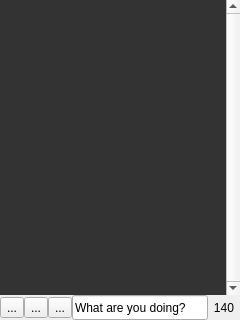
<ui version="4.0" >
 <class>MainWindow</class>
 <widget class="QWidget" name="MainWindow" >
  <property name="geometry" >
   <rect>
    <x>0</x>
    <y>0</y>
    <width>240</width>
    <height>320</height>
   </rect>
  </property>
  <property name="sizePolicy" >
   <sizepolicy vsizetype="Preferred" hsizetype="Preferred" >
    <horstretch>0</horstretch>
    <verstretch>0</verstretch>
   </sizepolicy>
  </property>
  <property name="windowTitle" >
   <string>qTwitter</string>
  </property>
  <property name="styleSheet" >
   <string notr="true" />
  </property>
  <layout class="QVBoxLayout" name="verticalLayout" >
   <property name="spacing" >
    <number>0</number>
   </property>
   <property name="margin" >
    <number>0</number>
   </property>
   <item>
    <widget class="UpdatesList" name="statusListView" >
     <property name="palette" >
      <palette>
       <active>
        <colorrole role="Base" >
         <brush brushstyle="SolidPattern" >
          <color alpha="255" >
           <red>51</red>
           <green>51</green>
           <blue>51</blue>
          </color>
         </brush>
        </colorrole>
       </active>
       <inactive>
        <colorrole role="Base" >
         <brush brushstyle="SolidPattern" >
          <color alpha="255" >
           <red>51</red>
           <green>51</green>
           <blue>51</blue>
          </color>
         </brush>
        </colorrole>
       </inactive>
       <disabled>
        <colorrole role="Base" >
         <brush brushstyle="SolidPattern" >
          <color alpha="255" >
           <red>212</red>
           <green>208</green>
           <blue>200</blue>
          </color>
         </brush>
        </colorrole>
       </disabled>
      </palette>
     </property>
     <property name="styleSheet" >
      <string notr="true" />
     </property>
     <property name="frameShape" >
      <enum>QFrame::NoFrame</enum>
     </property>
     <property name="verticalScrollBarPolicy" >
      <enum>Qt::ScrollBarAlwaysOn</enum>
     </property>
     <property name="horizontalScrollBarPolicy" >
      <enum>Qt::ScrollBarAlwaysOff</enum>
     </property>
     <property name="autoScroll" >
      <bool>true</bool>
     </property>
     <property name="autoScrollMargin" >
      <number>1</number>
     </property>
     <property name="editTriggers" >
      <set>QAbstractItemView::NoEditTriggers</set>
     </property>
     <property name="showDropIndicator" stdset="0" >
      <bool>true</bool>
     </property>
     <property name="selectionMode" >
      <enum>QAbstractItemView::SingleSelection</enum>
     </property>
     <property name="iconSize" >
      <size>
       <width>48</width>
       <height>48</height>
      </size>
     </property>
     <property name="verticalScrollMode" >
      <enum>QAbstractItemView::ScrollPerPixel</enum>
     </property>
     <property name="horizontalScrollMode" >
      <enum>QAbstractItemView::ScrollPerPixel</enum>
     </property>
     <property name="flow" >
      <enum>QListView::LeftToRight</enum>
     </property>
     <property name="isWrapping" stdset="0" >
      <bool>true</bool>
     </property>
     <property name="resizeMode" >
      <enum>QListView::Adjust</enum>
     </property>
     <property name="spacing" >
      <number>0</number>
     </property>
     <property name="wordWrap" >
      <bool>true</bool>
     </property>
    </widget>
   </item>
   <item>
    <layout class="QHBoxLayout" name="horizontalLayout" >
     <property name="spacing" >
      <number>0</number>
     </property>
     <property name="topMargin" >
      <number>0</number>
     </property>
     <property name="rightMargin" >
      <number>0</number>
     </property>
     <item>
      <widget class="QToolButton" name="homeButton" >
       <property name="toolTip" >
        <string>Go to twitter.com</string>
       </property>
       <property name="text" >
        <string>...</string>
       </property>
       <property name="icon" >
        <iconset resource="../res/resources.qrc" >
         <normaloff>:/icons/icons/home.png</normaloff>:/icons/icons/home.png</iconset>
       </property>
       <property name="iconSize" >
        <size>
         <width>22</width>
         <height>22</height>
        </size>
       </property>
      </widget>
     </item>
     <item>
      <widget class="QToolButton" name="settingsButton" >
       <property name="toolTip" >
        <string>Settings</string>
       </property>
       <property name="styleSheet" >
        <string notr="true" />
       </property>
       <property name="text" >
        <string>...</string>
       </property>
       <property name="icon" >
        <iconset resource="../res/resources.qrc" >
         <normaloff>:/icons/icons/configure.png</normaloff>:/icons/icons/configure.png</iconset>
       </property>
       <property name="iconSize" >
        <size>
         <width>22</width>
         <height>22</height>
        </size>
       </property>
      </widget>
     </item>
     <item>
      <widget class="QToolButton" name="updateButton" >
       <property name="toolTip" >
        <string>Update tweets</string>
       </property>
       <property name="styleSheet" >
        <string notr="true" />
       </property>
       <property name="text" >
        <string>...</string>
       </property>
       <property name="icon" >
        <iconset resource="../res/resources.qrc" >
         <normaloff>:/icons/icons/reload.png</normaloff>:/icons/icons/reload.png</iconset>
       </property>
       <property name="iconSize" >
        <size>
         <width>22</width>
         <height>22</height>
        </size>
       </property>
      </widget>
     </item>
     <item>
      <widget class="StatusEdit" name="statusEdit" >
       <property name="minimumSize" >
        <size>
         <width>0</width>
         <height>25</height>
        </size>
       </property>
       <property name="maximumSize" >
        <size>
         <width>16777215</width>
         <height>32</height>
        </size>
       </property>
       <property name="styleSheet" >
        <string notr="true" >QStatusEdit { background-color: rgb(76, 76, 76) }</string>
       </property>
       <property name="text" >
        <string>What are you doing?</string>
       </property>
       <property name="maxLength" >
        <number>140</number>
       </property>
      </widget>
     </item>
     <item>
      <widget class="QLabel" name="countdownLabel" >
       <property name="sizePolicy" >
        <sizepolicy vsizetype="Preferred" hsizetype="Fixed" >
         <horstretch>0</horstretch>
         <verstretch>0</verstretch>
        </sizepolicy>
       </property>
       <property name="minimumSize" >
        <size>
         <width>32</width>
         <height>0</height>
        </size>
       </property>
       <property name="toolTip" >
        <string/>
       </property>
       <property name="layoutDirection" >
        <enum>Qt::LeftToRight</enum>
       </property>
       <property name="styleSheet" >
        <string notr="true" />
       </property>
       <property name="text" >
        <string>140</string>
       </property>
       <property name="alignment" >
        <set>Qt::AlignCenter</set>
       </property>
       <property name="wordWrap" >
        <bool>false</bool>
       </property>
       <property name="margin" >
        <number>0</number>
       </property>
       <property name="indent" >
        <number>-1</number>
       </property>
       <property name="openExternalLinks" >
        <bool>false</bool>
       </property>
       <property name="textInteractionFlags" >
        <set>Qt::NoTextInteraction</set>
       </property>
      </widget>
     </item>
    </layout>
   </item>
  </layout>
 </widget>
 <customwidgets>
  <customwidget>
   <class>StatusEdit</class>
   <extends>QLineEdit</extends>
   <header>statusedit.h</header>
  </customwidget>
  <customwidget>
   <class>UpdatesList</class>
   <extends>QListView</extends>
   <header>updateslist.h</header>
  </customwidget>
 </customwidgets>
 <tabstops>
  <tabstop>statusListView</tabstop>
  <tabstop>statusEdit</tabstop>
  <tabstop>updateButton</tabstop>
  <tabstop>settingsButton</tabstop>
  <tabstop>homeButton</tabstop>
 </tabstops>
 <resources>
  <include location="../res/resources.qrc" />
 </resources>
 <connections/>
</ui>
